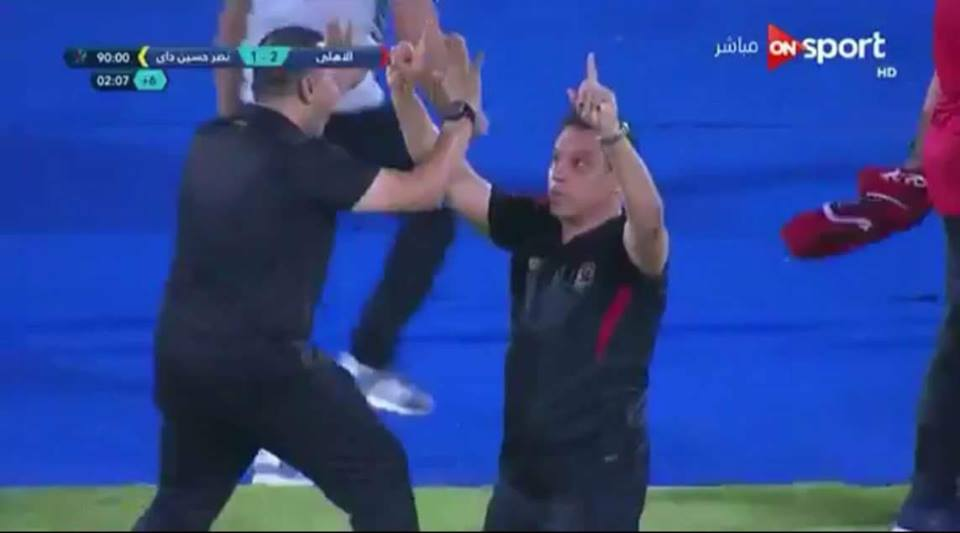
#> input picture opencv/g.jpg, 960 x 533 px, given in place of the camera
$ python color_detection.py
#> lines starting #> are read from the running program, lines starting #| are printed output that depends on the picture; after the words box and inside, x2 and y2 are one past the last pixel; in counts of white or black regions, pixels touching at a corner belong together
import numpy as np
import cv2

f= [i for i in dir(cv2) if i.startswith('COLOR_')]
for x in f:
    print (x)

cap = cv2.VideoCapture(0)
while (1):
    ret, frame = cap.read()
#> frame is the input picture: shape (533, 960, 3); mean B, G, R 140.2, 68.2, 45.1
    hsv = cv2.cvtColor(frame,cv2.COLOR_BGR2HSV)  # convert BRG TO HSV
#> hsv: shape (533, 960, 3); mean H, S, V 112.4, 167.2, 144.8
    #define the color searching range
    lower_color_range = np.array([90, 90 ,90])
    higher_color_range = np.array([240,240,234])

    mask = cv2.inRange(hsv,lower_color_range,higher_color_range)
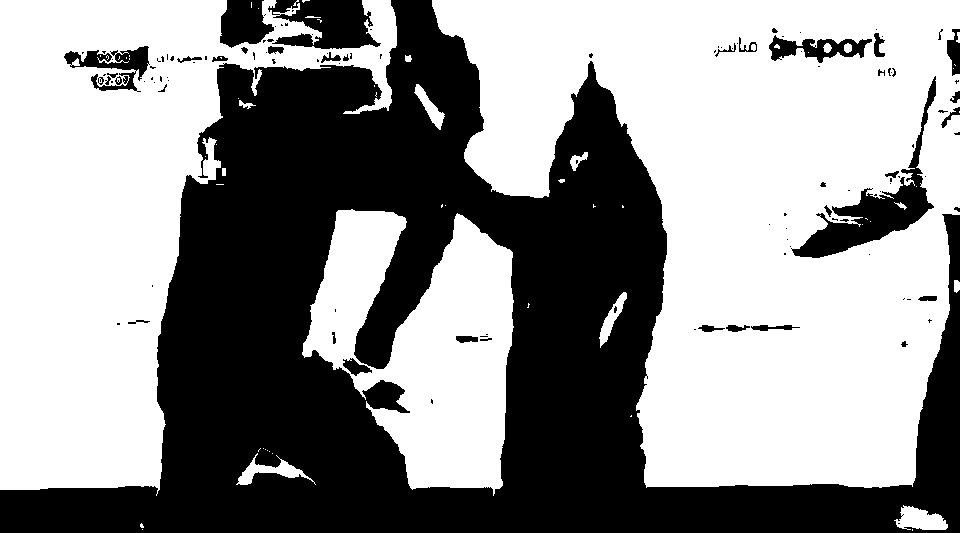
#> mask: shape (533, 960); 57.7% white; 123 black regions (83 under 20 px), largest, box (x1, y1, x2, y2) and area: (0, 0, 960, 533) 199612, (791, 76, 936, 258) 5303, (268, 0, 381, 49) 3610

    output = cv2.bitwise_and(frame,frame, mask=mask)
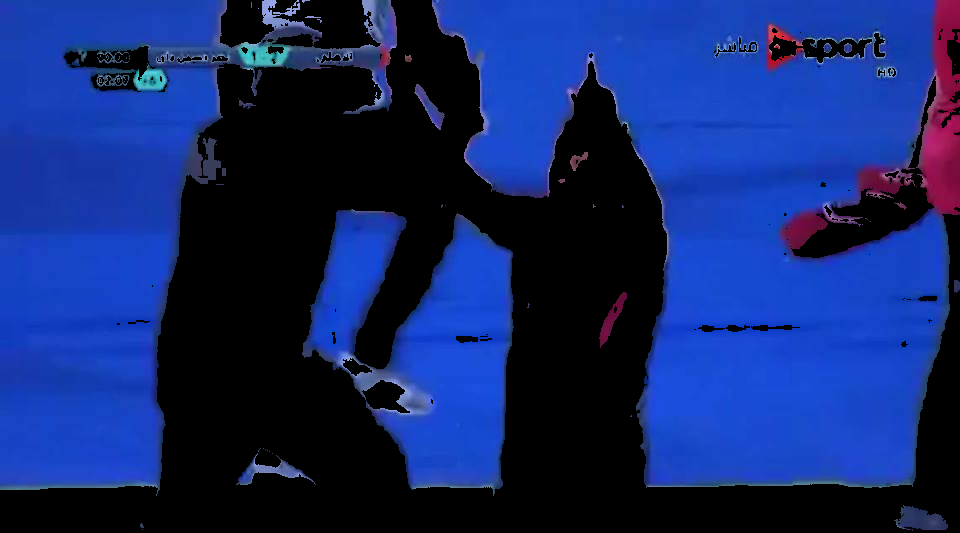
#> output: shape (533, 960, 3); mean B, G, R 106.4, 39.5, 18.3

    cv2.imshow("frame",frame)
    cv2.imshow("color_range",mask)
    cv2.imshow("output",output)

    k=cv2.waitKey(50) & 0xFF
#> (key Esc is pressed here)
    if k == 27 :
        break


cv2.destroyAllWindows()

'''

import numpy as np
import cv2
from matplotlib import pyplot as plt
img = cv2.imread('test90.jpg')
b,g,r = cv2.split(img) # get b,g,r
img = cv2.merge([r,g,b]) # switch it to RGB

plt.imshow(img)
plt.xticks([]), plt.yticks([]) # to hide tick values on X and Y axis
plt.show()

print img[23][44]
'''
